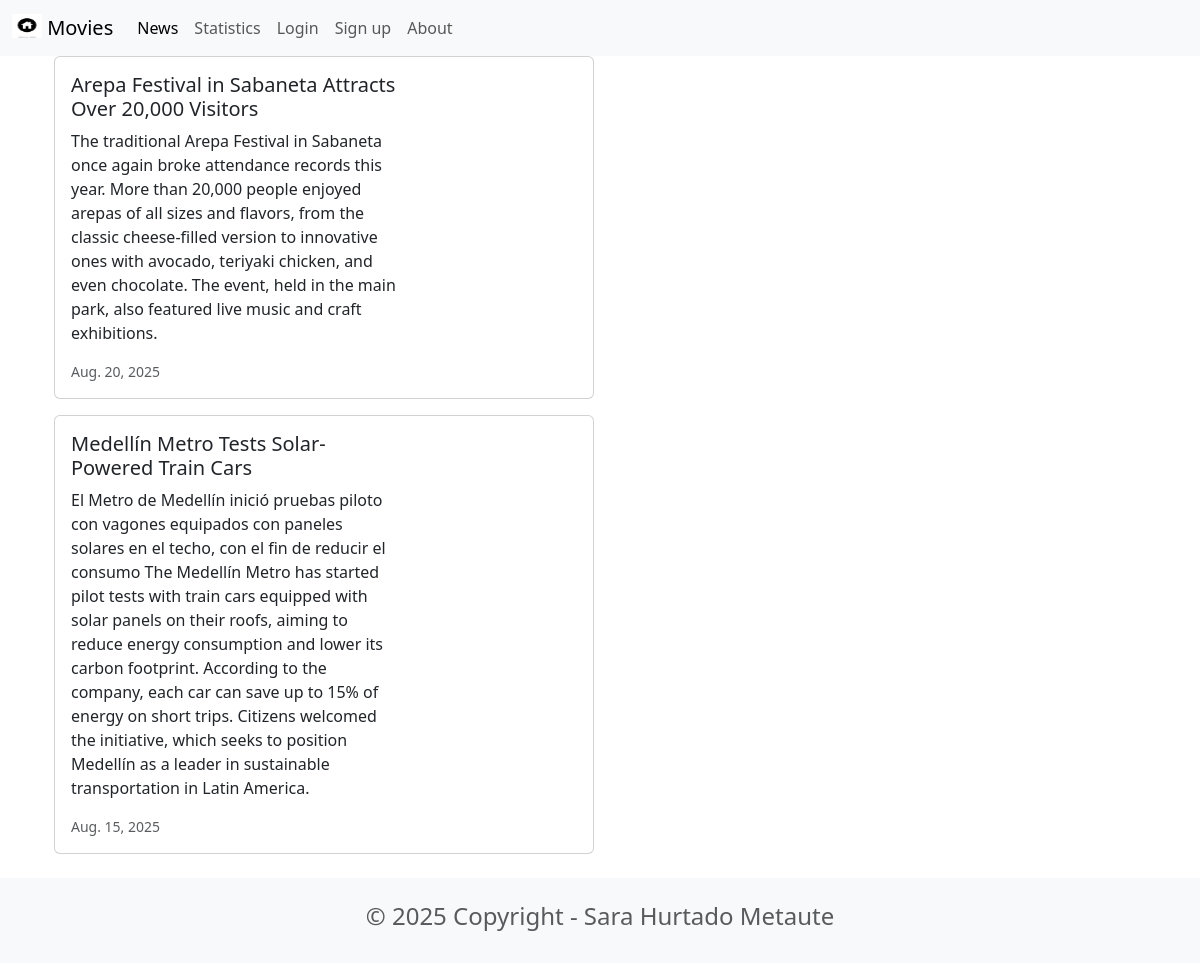
Page /news/ on the committed database.
### news/models.py (models this page shows, shortened)
class News(models.Model):
    headline = models.CharField(max_length=200)
    body = models.TextField()
    date = models.DateField()

### news/views.py (the view)
# urls.py: path('news/', include('news.urls')),
def news(request):
    newss = News.objects.all().order_by('-date')
    return render (request, 'news.html', {'newss':newss})

### news/templates/news.html
{% extends 'base.html' %}
{%block content%}
<div class="container">
 {% for news in newss %}
 <div class="card mb-3" style="max-width: 540px;">
 <div class="row g-0">
 <div class="col-md-8">
 <div class="card-body">
 <h5 class="card-title">{{ news.headline }}</h5>
<p class="card-text">{{ news.body }}</p>
<p class="card-text"><small class="text-muted"> {{ news.date }} </small></p>
 </div>
 </div>
 </div>
 </div>
{% endfor %}
</div>
{%endblock content%}

### rows in the picture
News: headline "Arepa Festival in Sabaneta Attracts Over 20,000 Visitors", body "The traditional Arepa Festival in Sabaneta once again broke attendance records this year. More than 20,000 people enjoyed arepas of all sizes and flavors, from the classic cheese-filled version to innovative ones with avocado, teriyaki chicken, and even chocolate. The event, held in the main park, also featured live music and craft exhibitions.", date "Aug. 20, 2025"
News: headline "Medellín Metro Tests Solar-Powered Train Cars", body "El Metro de Medellín inició pruebas piloto con vagones equipados con paneles solares en el techo, con el fin de reducir el consumo The Medellín Metro has started pilot tests with train cars equipped with solar panels on their roofs, aiming to reduce energy consumption and lower its carbon footprint. According to the company, each car can save up to 15% of energy on short trips. Citizens welcomed the initiative, which seeks to position Medellín as a leader in sustainable transportation in Latin America.", date "Aug. 15, 2025"
